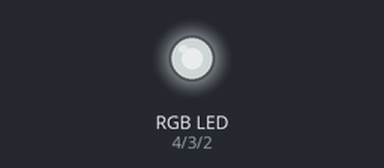
The sketch below on a simulated Arduino Uno, built with avr-gcc and run on an emulated ATmega328P. On the bench: an RGB LED mixed from three pins (HIGH = lit). Dim RGB values are drawn brighter than linear; what the sketch prints to the serial monitor is not drawn.

Above: at 0.4 s.
Timing chart, 0 to 40.0 s (numbered marks = the images above):
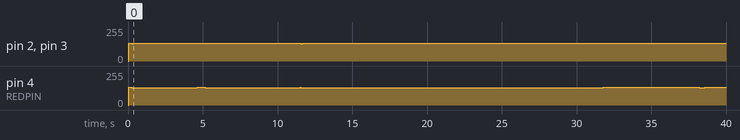

The sketch:

manchester.ino
```cpp
int iLEDID=1234;  //iLEDID 表示要传输的id数据，ID 最大是4095, 也就是二进制的 1111 1111 1111

#define REDPIN 4 //red 模拟量
#define GREENPIN 3 //green 模拟量
#define BLUEPIN 2 //blue 模拟量

static unsigned char LEDID[2]={0,10};
// the LED's ID using low 6 bits
static unsigned int LEDMID[2];          // The LED's ID in Manchseter
static unsigned int LEDMIDT;            // LEDMIDT 目前传的包的数据
static unsigned char LEDIDcnt=0;        // the counter for transmission of LED'ID
static unsigned char LEDT_count=1;      // counting sending bits

#define IDbitsNO 2

long previousTime = 0;
long interval = 250; // 250ms -> 4k Hz

// ***共阴RGB*** - 设置RGB三色，参数范围：0-255
void setColor(int red, int green, int blue)
{
  analogWrite(REDPIN, red);
  analogWrite(GREENPIN, green);
  analogWrite(BLUEPIN, blue);
}

void initLED() {
    pinMode(REDPIN, OUTPUT);
    pinMode(GREENPIN, OUTPUT);
    pinMode(BLUEPIN, OUTPUT);
}

void sendHigh() {
    setColor(255, 255, 255); //blue
    Serial.print("1");
}

void sendLow() {
    setColor(0, 0, 0);
    Serial.print("0 ");
}

void setup() {
    Serial.begin(115200);
    initLED();
    Init_IDTransmission(iLEDID);
}

void loop() {
    unsigned long currentTime = micros();
    if (currentTime - previousTime > interval) {
        previousTime = currentTime;
        LEDTransmittingID();
    }
}

void Init_IDTransmission(unsigned int transID)
{
    // transId原来有12位，分成高六位和第六位
    unsigned char tID1, tID2;
    unsigned char IDH, IDL;

    // IDH 代表高六位，IDL代表第六位
    IDH=transID/64;
    IDL=transID%64;
    Serial.println(IDH);
    Serial.println(IDL);
    // tID 表示加了序号位的id
    tID1=IDH&0x3F; // 3f是111111，把00放到高六位前面
    tID2=(IDL&0x3F)|0x40; // 40是1000000，把01放到低六位前面

    // LEDMID 表示曼彻斯特编码后的数据，经过曼彻斯特码后，原来的8位变成了16位
    LEDMID[0]=CharToManchester(tID1);
    LEDMID[1]=CharToManchester(tID2);
    Serial.println(LEDMID[0], HEX);
    Serial.println(LEDMID[1], HEX);
    // LEDMIDT 目前传的包的数据
    LEDMIDT=LEDMID[0];

}

void LEDTransmittingID(void)
{
    // LEDT_count 表示目前传的第几位
    if(LEDT_count<4) // 1-3 start bits 111
    {
        sendHigh();
    }
    else if(LEDT_count<5) // the 4th bit of 0
    {
        sendLow();
    }
    else
    {
        if(LEDT_count<21) // 5-20 data bits 16bits (manchester code of a byte) data
        {
            // 0x8000 -> 1后面接15个0
            if((LEDMIDT & 0x8000) == 0x8000)// send 1
            {
                sendHigh();
            }
            else   //send 0
            {
                sendLow();
            }
            // 左移一位，也就是下次判断下一位
            LEDMIDT <<= 1;
        }
        else
        {
            Serial.print(" ");
            sendLow();
            // 一个数据包传输完了，将LEDT_count 表示目前传的第几位归零
            LEDT_count=0;   // clear M_count

            // 传下一个数据包
            LEDIDcnt++;

            // 两个都传完了就重新传第一个包
            if (LEDIDcnt==IDbitsNO)
            {
                LEDIDcnt=0;
            }
            // LEDMIDT 目前传的包的数据更新
            LEDMIDT=LEDMID[LEDIDcnt];

        }
    }
    // LEDT_count 目前传到了第几位+1
    LEDT_count++; //bits of frame counting (total 20 bits) 1-20
}

// char数组（里面是01串）转换成曼彻斯特码
unsigned int CharToManchester(unsigned char DataIn)
{
    unsigned int ManchesterOut = 0;
    unsigned char i=0;
    for(i=0;i<7;i++)
    {
        if((DataIn & 0x80) == 0x80)//1->10
        {
            ManchesterOut += 1;//write 1
            ManchesterOut <<= 1;//move a bit (it's equal to write 0 into the output)
            ManchesterOut <<= 1;//move a bit for preparation of next coding
        }
        if((DataIn & 0x80) == 0)//0->01
        {
            ManchesterOut <<= 1;//move a bit (it's equal to write 0 into the output)
            ManchesterOut += 1;//write 1
            ManchesterOut <<= 1;//move a bit for preparation of next coding
        }
        DataIn <<= 1;
    }
    //code the eighth bit
    if((DataIn & 0x80) == 0x80)//1->10
    {
        ManchesterOut += 1;
        ManchesterOut <<= 1;
    }
    if((DataIn & 0x80) == 0)//0->01
    {
        ManchesterOut <<= 1;
        ManchesterOut |= 1;
    }
    return ManchesterOut;//return the manchester
}
```

Measured:
- by itself, pin 4 (REDPIN): 0/255 → 135/255 at 0.04 s, → 129/255 0.20 s later, → 135/255 4.4 s later, → 129/255 0.52 s later, … (9 changes in this stretch)
- by itself, pin 2 (BLUEPIN), pin 3 (GREENPIN): 0/255 → 135/255 at 0.04 s, → 128/255 0.20 s later, → 134/255 0.12 s later, → 128/255 11.2 s later, … (5 changes in this stretch)
